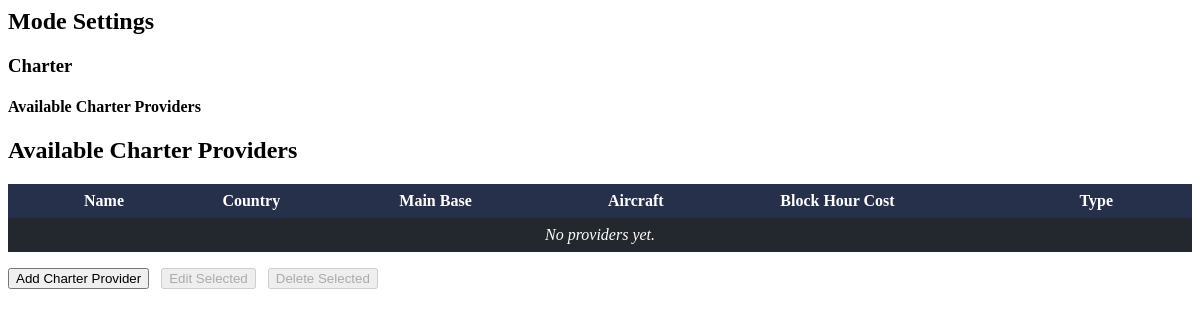
The app's page /mode-tab/, older data.
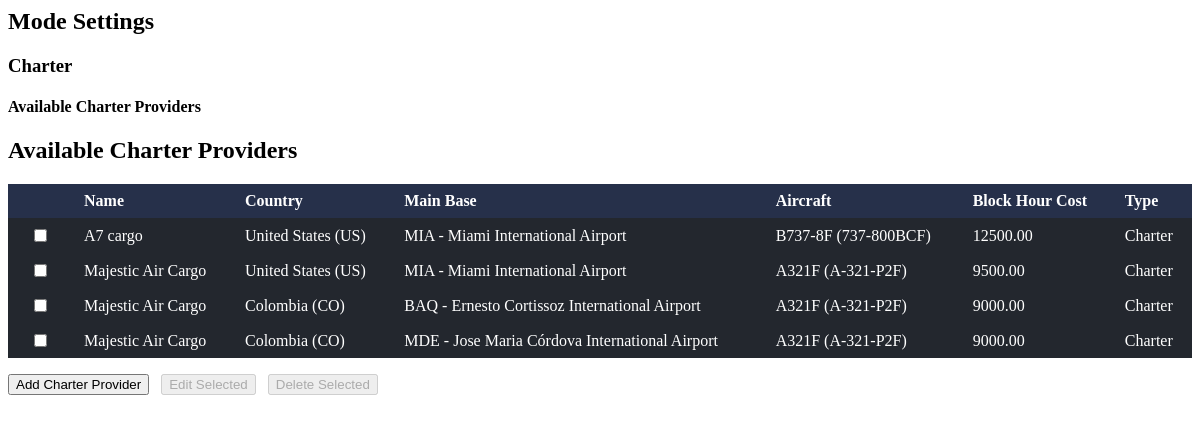
The same page, newer data.
### main/models.py (models this page shows, shortened)
class CharterProvider(models.Model):
	name = models.CharField(max_length=100)
	country = models.ForeignKey(Country, on_delete=models.CASCADE)
	main_base = models.ForeignKey('Airport', on_delete=models.CASCADE, related_name='charter_providers')
	aircraft = models.ForeignKey(Aircraft, on_delete=models.CASCADE, related_name='charter_providers')
	block_hour_cost = models.DecimalField(max_digits=12, decimal_places=2)
	TYPE_CHOICES = [
		('charter', 'Charter'),
		('acmi', 'ACMI'),
		('by_kg', 'By Kg.')
	]
	type = models.CharField(max_length=16, choices=TYPE_CHOICES, default='charter')

class Country(models.Model):
    name = models.CharField(max_length=100)
    country_code = models.CharField(max_length=4)
    currency = models.CharField(max_length=64)
    currency_code = models.CharField(max_length=8)
    region = models.CharField(max_length=64)
    def __str__(self):
        return f"{self.name} ({self.country_code})"

class Airport(models.Model):
	iata_code = models.CharField(max_length=3, unique=True)
	name = models.CharField(max_length=100)
	city = models.CharField(max_length=100)
	country = models.CharField(max_length=100)
	latitude = models.FloatField(blank=True, null=True)
	longitude = models.FloatField(blank=True, null=True)
	altitude_ft = models.IntegerField(blank=True, null=True)
	fuel_cost_gl = models.FloatField()
	cargo_handling_cost_kg = models.FloatField()
	airport_fee = models.FloatField()
	turnaround_cost = models.FloatField()
	other_desc = models.CharField(max_length=255, blank=True)
	other_cost = models.FloatField(blank=True, null=True)
	def __str__(self):
		return f"{self.iata_code} - {self.name}"

class Aircraft(models.Model):
	aircraft_id = models.CharField(max_length=64, unique=True)
	manufacturer = models.CharField(max_length=64)
	model = models.CharField(max_length=64)
	short_name = models.CharField(max_length=32)
	mtow_kg = models.FloatField()
	mtow_lbs = models.FloatField()
	mldgw_kg = models.FloatField(blank=True, null=True)
	mldgw_lbs = models.FloatField(blank=True, null=True)
	zero_fuel_kg = models.FloatField()
	zero_fuel_lbs = models.FloatField()
	max_ramp_kg = models.FloatField(blank=True, null=True)
	max_ramp_lbs = models.FloatField(blank=True, null=True)
	empty_weight_kg = models.FloatField()
	empty_weight_lbs = models.FloatField()
	max_payload_kg = models.FloatField()
	max_payload_lbs = models.FloatField()
	fuel_capacity_gal = models.FloatField()
	fuel_capacity_lbs = models.FloatField()
	fuel_burn_gal = models.FloatField()
	fuel_burn_lbs = models.FloatField()
	min_fuel_landed_gal = models.FloatField(blank=True, null=True)
	min_fuel_landed_lbs = models.FloatField(blank=True, null=True)
	min_fuel_alternate_gal = models.FloatField(blank=True, null=True)
	min_fuel_alternate_lbs = models.FloatField(blank=True, null=True)
	cargo_positions_main_deck = models.IntegerField()
	cargo_positions_lower_deck = models.IntegerField()
	cruise_speed = models.FloatField()
	def __str__(self):
		return f"{self.short_name} ({self.model})"

### main/views.py (the view)
# urls.py: path('mode-tab/', views.mode_tab, name='mode_tab'),
def mode_tab(request):
	providers = CharterProvider.objects.all().order_by('name')
	if request.method == 'POST':
		form = CharterProviderForm(request.POST)
		if form.is_valid():
			form.save()
			if request.headers.get('x-requested-with') == 'XMLHttpRequest':
				return JsonResponse({'success': True})
		if request.headers.get('x-requested-with') == 'XMLHttpRequest':
			return JsonResponse({'success': False, 'errors': form.errors}, status=400)
	else:
		form = CharterProviderForm()
	return render(request, 'mode.html', {'form': form, 'providers': providers})

### templates/mode.html (shortened to what this page needs)
{% load crispy_forms_tags %}
<div class="tab-content-inner mode-tab">
  <h2>Mode Settings</h2>
  <div class="mode-section">
    <h3>Charter</h3>
    <div class="charter-subsection">
      <h4>Available Charter Providers</h4>
      <div class="charter-provider-list">
        <h2 class="aircraft-section-title">Available Charter Providers</h2>
        <table style="width:100%;border-collapse:collapse;background:#23272e;color:#fff;">
          <thead>
            <tr style="background:#26304a;">
              <th style="padding:8px 12px;width:40px;"></th>
              <th style="padding:8px 12px;text-align:left;">Name</th>
              <th style="padding:8px 12px;text-align:left;">Country</th>
              <th style="padding:8px 12px;text-align:left;">Main Base</th>
              <th style="padding:8px 12px;text-align:left;">Aircraft</th>
              <th style="padding:8px 12px;text-align:left;">Block Hour Cost</th>
              <th style="padding:8px 12px;text-align:left;">Type</th>
            </tr>
          </thead>
          <tbody>
            {% for provider in providers %}
            <tr>
              <td style="padding:8px 12px;text-align:center;"><input type="checkbox" class="charter-provider-select-checkbox" value="{{ provider.id }}" /></td>
              <td style="padding:8px 12px;">{{ provider.name }}</td>
              <td style="padding:8px 12px;">{{ provider.country }}</td>
              <td style="padding:8px 12px;">{{ provider.main_base }}</td>
              <td style="padding:8px 12px;">{{ provider.aircraft }}</td>
              <td style="padding:8px 12px;">{{ provider.block_hour_cost }}</td>
              <td style="padding:8px 12px;">{{ provider.get_type_display }}</td>
            </tr>
            {% empty %}
            <tr><td colspan="7" style="padding:8px 12px;text-align:center;"><em>No providers yet.</em></td></tr>
            {% endfor %}
          </tbody>
        </table>
        <div style="display:flex;gap:0.75rem;margin-top:1rem;">
          <button id="add-charter-provider-btn" class="primary-button" type="button" onclick="toggleCharterProviderForm()">Add Charter Provider</button>
          <button id="edit-charter-provider-btn" class="primary-button" type="button" disabled>Edit Selected</button>
          <button id="delete-charter-provider-btn" class="danger-button" type="button" disabled>Delete Selected</button>
        </div>
      </div>
    </div>
  </div>
</div>

Row changes from the older to the newer data that the page shows:
added CharterProvider: name "A7 cargo", country "United States (US)", main_base "MIA - Miami International Airport", aircraft "B737-8F (737-800BCF)", block_hour_cost "12500.00", type "Charter"
added CharterProvider: name "Majestic Air Cargo", country "United States (US)", main_base "MIA - Miami International Airport", aircraft "A321F (A-321-P2F)", block_hour_cost "9500.00", type "Charter"
added CharterProvider: name "Majestic Air Cargo", country "Colombia (CO)", main_base "BAQ - Ernesto Cortissoz International Airport", aircraft "A321F (A-321-P2F)", block_hour_cost "9000.00", type "Charter"
added CharterProvider: name "Majestic Air Cargo", country "Colombia (CO)", main_base "MDE - Jose Maria Córdova International Airport", aircraft "A321F (A-321-P2F)", block_hour_cost "9000.00", type "Charter"
Text that changed along with them:
text no longer shown: "No providers yet."
